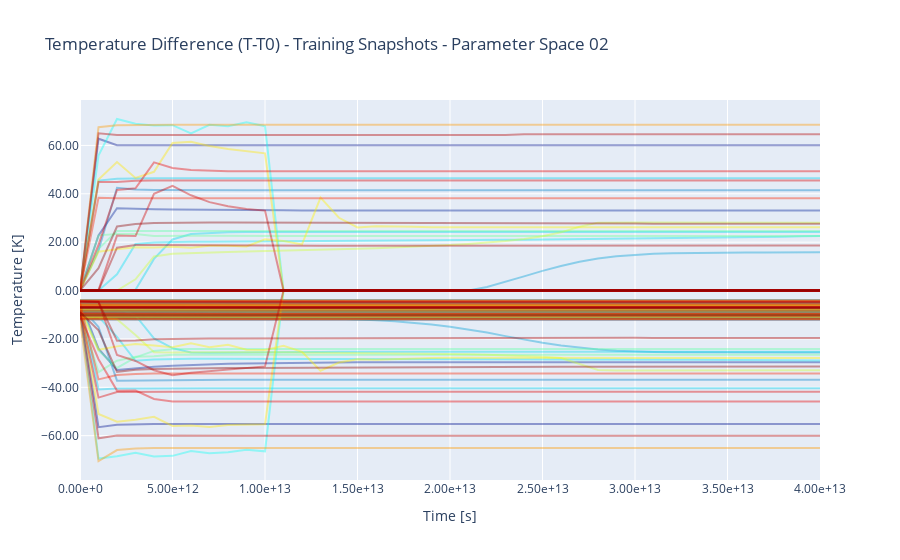

Notebook code cell kept with this figure:
### Markdown cell above
### Min max temperature difference

### Code cell
N_SNAPS = len(temperatures_diff)
colors = px.colors.sample_colorscale("jet", [n/(N_SNAPS) for n in range(N_SNAPS)])

fig = go.Figure()
for idx_snap, temperature_array in enumerate(temperatures_diff):
# customdata=np.stack(([t_h] * len(comsol_data.times), [host_k] * len(comsol_data.times)) , axis=-1),
    input_args = {'x' : list(comsol_data.times.values()),
                #   'customdata' : customdata,
                #   'hovertemplate' : "Time: %{x:.2e}<br>Temperature: %{y:.2f}<br>T_h: %{customdata[0]:.2f}<br><br>host_k: %{customdata[1]:.2e}<br>",
                    'legendgroup' : f"{idx_snap:03d}",
                    'name' : f"{idx_snap:03d}",
                    'line' : dict(color=colors[idx_snap]),
                    'opacity': 0.4}
    fig.add_trace(go.Scatter(y=np.max(temperature_array, axis=1), **input_args)) 
    fig.add_trace(go.Scatter(y=np.min(temperature_array, axis=1), **input_args)) 

fig.update_layout(
    xaxis_tickformat='.2e',  # Format x-axis numbers to 2 decimal places
    yaxis_tickformat='.2f',  # Format y-axis numbers to 2 decimal places
    showlegend=False,        # Hide the legend
    title_text=f'Temperature Difference (T-T0) - {DATA_TYPE} Snapshots - Parameter Space {PARAMETER_SPACE}', # title of plot
    xaxis_title="Time [s]",    # Optional: label for x-axis
    yaxis_title="Temperature [K]"     # Optional: label for y-axis
)
if IS_EXPORT:
    fig.write_html(export_folder / f"{DATA_TYPE}_MinMaxTemperatures.html")
    fig.write_image(export_folder / f"{DATA_TYPE}_MinMaxTemperatures.png")
fig.show()
